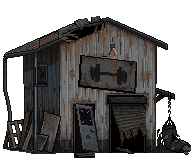
#> input picture Assets/Village/_source/gym-metal/gym_t1_draft_192x160.png, 192 x 160 px
$ python taper.py ../gym_t1_draft_192x160.png ../gym_t4_draft_192x160.png ../gym_t4_draft_192x160.png
#> lines starting #> are read from the running program, lines starting #| are printed output that depends on the picture
import sys
from PIL import Image
src,base,dst=sys.argv[1],sys.argv[2],sys.argv[3]
im=Image.open(src).convert('RGBA'); p=im.load(); b=Image.open(base).convert('RGBA').load()
#> further down, im is the input picture: PIL image 192x160 RGBA; mean R, G, B, A 33.3, 32, 31.3, 155.3
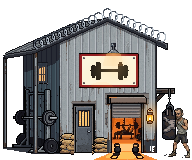
#> input picture Assets/Village/_source/gym-metal/gym_t4_draft_192x160.png, 192 x 160 px
OUT=(36,28,20,255)
for (x0,x1,top,bot) in ((53,80,112,158),(88,115,112,158),(139,164,120,158)):
    # pile pixels = differ from the bag-less base
    pix={(x,y) for x in range(x0,x1+1) for y in range(top,bot+1) if p[x,y]!=b[x,y]}
    if not pix: continue
    L=min(x for x,y in pix); R=max(x for x,y in pix); T=min(y for x,y in pix); B=max(y for x,y in pix)
    for (x,y) in list(pix):
        inset=int((B-y)*0.16)          # ~1 px every 6 rows (one bag row)
        if x<L+inset or x>R-inset:
            p[x,y]=b[x,y]; pix.discard((x,y))
    for (x,y) in pix:                  # outline the new side edges
        if p[x-1,y]==b[x-1,y] and (x-1,y) not in pix and x<=L+int((B-y)*0.16)+1: p[x,y]=OUT
        if (x+1,y) not in pix and x>=R-int((B-y)*0.16)-1: p[x,y]=OUT
#> this loop made 3 passes
#> (L, R, T, B) on passes 1 to 3: (53, 80, 112, 157), (88, 115, 112, 158), (139, 164, 120, 158)
im.save(dst)
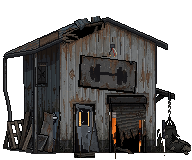
#> saved as gym_t4_draft_192x160.png: PIL image 192x160 RGBA; mean R, G, B, A 34.8, 33, 32, 155.3; transparent parts drawn white
